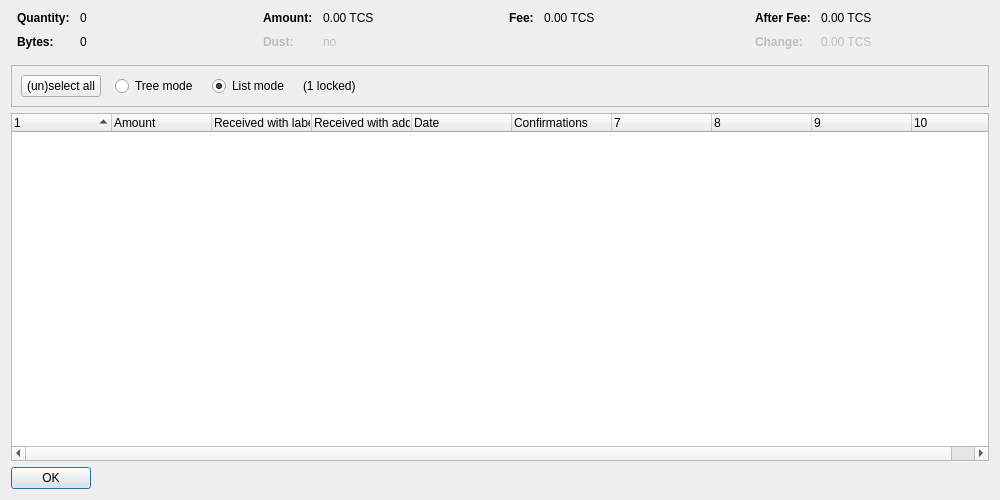
<?xml version="1.0" encoding="UTF-8"?>
<ui version="4.0">
 <class>CoinControlDialog</class>
 <widget class="QDialog" name="CoinControlDialog">
  <property name="geometry">
   <rect>
    <x>0</x>
    <y>0</y>
    <width>1000</width>
    <height>500</height>
   </rect>
  </property>
  <property name="windowTitle">
   <string>Coin Selection</string>
  </property>
  <layout class="QVBoxLayout" name="verticalLayout">
   <item>
    <layout class="QHBoxLayout" name="horizontalLayoutTop" stretch="0,0,0,0">
     <property name="topMargin">
      <number>0</number>
     </property>
     <property name="bottomMargin">
      <number>10</number>
     </property>
     <item>
      <layout class="QFormLayout" name="formLayoutCoinControl1">
       <property name="horizontalSpacing">
        <number>10</number>
       </property>
       <property name="verticalSpacing">
        <number>10</number>
       </property>
       <property name="leftMargin">
        <number>6</number>
       </property>
       <property name="rightMargin">
        <number>6</number>
       </property>
       <item row="0" column="0">
        <widget class="QLabel" name="labelCoinControlQuantityText">
         <property name="font">
          <font>
           <weight>75</weight>
           <bold>true</bold>
          </font>
         </property>
         <property name="text">
          <string>Quantity:</string>
         </property>
        </widget>
       </item>
       <item row="0" column="1">
        <widget class="QLabel" name="labelCoinControlQuantity">
         <property name="cursor">
          <cursorShape>IBeamCursor</cursorShape>
         </property>
         <property name="contextMenuPolicy">
          <enum>Qt::ActionsContextMenu</enum>
         </property>
         <property name="text">
          <string notr="true">0</string>
         </property>
         <property name="textInteractionFlags">
          <set>Qt::LinksAccessibleByMouse|Qt::TextSelectableByKeyboard|Qt::TextSelectableByMouse</set>
         </property>
        </widget>
       </item>
       <item row="1" column="0">
        <widget class="QLabel" name="labelCoinControlBytesText">
         <property name="font">
          <font>
           <weight>75</weight>
           <bold>true</bold>
          </font>
         </property>
         <property name="text">
          <string>Bytes:</string>
         </property>
        </widget>
       </item>
       <item row="1" column="1">
        <widget class="QLabel" name="labelCoinControlBytes">
         <property name="cursor">
          <cursorShape>IBeamCursor</cursorShape>
         </property>
         <property name="contextMenuPolicy">
          <enum>Qt::ActionsContextMenu</enum>
         </property>
         <property name="text">
          <string notr="true">0</string>
         </property>
         <property name="textInteractionFlags">
          <set>Qt::LinksAccessibleByMouse|Qt::TextSelectableByKeyboard|Qt::TextSelectableByMouse</set>
         </property>
        </widget>
       </item>
      </layout>
     </item>
     <item>
      <layout class="QFormLayout" name="formLayoutCoinControl2">
       <property name="horizontalSpacing">
        <number>10</number>
       </property>
       <property name="verticalSpacing">
        <number>10</number>
       </property>
       <property name="leftMargin">
        <number>6</number>
       </property>
       <property name="rightMargin">
        <number>6</number>
       </property>
       <item row="0" column="0">
        <widget class="QLabel" name="labelCoinControlAmountText">
         <property name="font">
          <font>
           <weight>75</weight>
           <bold>true</bold>
          </font>
         </property>
         <property name="text">
          <string>Amount:</string>
         </property>
        </widget>
       </item>
       <item row="0" column="1">
        <widget class="QLabel" name="labelCoinControlAmount">
         <property name="cursor">
          <cursorShape>IBeamCursor</cursorShape>
         </property>
         <property name="contextMenuPolicy">
          <enum>Qt::ActionsContextMenu</enum>
         </property>
         <property name="text">
          <string notr="true">0.00 TCS</string>
         </property>
         <property name="textInteractionFlags">
          <set>Qt::LinksAccessibleByMouse|Qt::TextSelectableByKeyboard|Qt::TextSelectableByMouse</set>
         </property>
        </widget>
       </item>
       <item row="1" column="0">
        <widget class="QLabel" name="labelCoinControlLowOutputText">
         <property name="enabled">
          <bool>false</bool>
         </property>
         <property name="font">
          <font>
           <weight>75</weight>
           <bold>true</bold>
          </font>
         </property>
         <property name="text">
          <string>Dust:</string>
         </property>
        </widget>
       </item>
       <item row="1" column="1">
        <widget class="QLabel" name="labelCoinControlLowOutput">
         <property name="enabled">
          <bool>false</bool>
         </property>
         <property name="cursor">
          <cursorShape>IBeamCursor</cursorShape>
         </property>
         <property name="contextMenuPolicy">
          <enum>Qt::ActionsContextMenu</enum>
         </property>
         <property name="text">
          <string notr="true">no</string>
         </property>
         <property name="textInteractionFlags">
          <set>Qt::LinksAccessibleByMouse|Qt::TextSelectableByKeyboard|Qt::TextSelectableByMouse</set>
         </property>
        </widget>
       </item>
      </layout>
     </item>
     <item>
      <layout class="QFormLayout" name="formLayoutCoinControl3">
       <property name="horizontalSpacing">
        <number>10</number>
       </property>
       <property name="verticalSpacing">
        <number>10</number>
       </property>
       <property name="leftMargin">
        <number>6</number>
       </property>
       <property name="rightMargin">
        <number>6</number>
       </property>
       <item row="0" column="0">
        <widget class="QLabel" name="labelCoinControlFeeText">
         <property name="font">
          <font>
           <weight>75</weight>
           <bold>true</bold>
          </font>
         </property>
         <property name="text">
          <string>Fee:</string>
         </property>
        </widget>
       </item>
       <item row="0" column="1">
        <widget class="QLabel" name="labelCoinControlFee">
         <property name="cursor">
          <cursorShape>IBeamCursor</cursorShape>
         </property>
         <property name="contextMenuPolicy">
          <enum>Qt::ActionsContextMenu</enum>
         </property>
         <property name="text">
          <string notr="true">0.00 TCS</string>
         </property>
         <property name="textInteractionFlags">
          <set>Qt::LinksAccessibleByMouse|Qt::TextSelectableByKeyboard|Qt::TextSelectableByMouse</set>
         </property>
        </widget>
       </item>
      </layout>
     </item>
     <item>
      <layout class="QFormLayout" name="formLayoutCoinControl4">
       <property name="horizontalSpacing">
        <number>10</number>
       </property>
       <property name="verticalSpacing">
        <number>10</number>
       </property>
       <property name="leftMargin">
        <number>6</number>
       </property>
       <property name="rightMargin">
        <number>6</number>
       </property>
       <item row="0" column="0">
        <widget class="QLabel" name="labelCoinControlAfterFeeText">
         <property name="font">
          <font>
           <weight>75</weight>
           <bold>true</bold>
          </font>
         </property>
         <property name="text">
          <string>After Fee:</string>
         </property>
        </widget>
       </item>
       <item row="0" column="1">
        <widget class="QLabel" name="labelCoinControlAfterFee">
         <property name="cursor">
          <cursorShape>IBeamCursor</cursorShape>
         </property>
         <property name="contextMenuPolicy">
          <enum>Qt::ActionsContextMenu</enum>
         </property>
         <property name="text">
          <string notr="true">0.00 TCS</string>
         </property>
         <property name="textInteractionFlags">
          <set>Qt::LinksAccessibleByMouse|Qt::TextSelectableByKeyboard|Qt::TextSelectableByMouse</set>
         </property>
        </widget>
       </item>
       <item row="1" column="0">
        <widget class="QLabel" name="labelCoinControlChangeText">
         <property name="enabled">
          <bool>false</bool>
         </property>
         <property name="font">
          <font>
           <weight>75</weight>
           <bold>true</bold>
          </font>
         </property>
         <property name="text">
          <string>Change:</string>
         </property>
        </widget>
       </item>
       <item row="1" column="1">
        <widget class="QLabel" name="labelCoinControlChange">
         <property name="enabled">
          <bool>false</bool>
         </property>
         <property name="cursor">
          <cursorShape>IBeamCursor</cursorShape>
         </property>
         <property name="contextMenuPolicy">
          <enum>Qt::ActionsContextMenu</enum>
         </property>
         <property name="text">
          <string notr="true">0.00 TCS</string>
         </property>
         <property name="textInteractionFlags">
          <set>Qt::LinksAccessibleByMouse|Qt::TextSelectableByKeyboard|Qt::TextSelectableByMouse</set>
         </property>
        </widget>
       </item>
      </layout>
     </item>
    </layout>
   </item>
   <item>
    <widget class="QFrame" name="frame">
     <property name="minimumSize">
      <size>
       <width>0</width>
       <height>40</height>
      </size>
     </property>
     <property name="frameShape">
      <enum>QFrame::StyledPanel</enum>
     </property>
     <property name="frameShadow">
      <enum>QFrame::Sunken</enum>
     </property>
     <layout class="QHBoxLayout" name="horizontalLayout">
      <item>
       <layout class="QHBoxLayout" name="horizontalLayoutPanel" stretch="0,0,0,0,0">
        <property name="spacing">
         <number>14</number>
        </property>
        <item>
         <widget class="QPushButton" name="pushButtonSelectAll">
          <property name="sizePolicy">
           <sizepolicy hsizetype="Maximum" vsizetype="Fixed">
            <horstretch>0</horstretch>
            <verstretch>0</verstretch>
           </sizepolicy>
          </property>
          <property name="text">
           <string>(un)select all</string>
          </property>
          <property name="autoDefault">
           <bool>false</bool>
          </property>
         </widget>
        </item>
        <item>
         <widget class="QRadioButton" name="radioTreeMode">
          <property name="sizePolicy">
           <sizepolicy hsizetype="Maximum" vsizetype="Fixed">
            <horstretch>0</horstretch>
            <verstretch>0</verstretch>
           </sizepolicy>
          </property>
          <property name="text">
           <string>Tree mode</string>
          </property>
         </widget>
        </item>
        <item>
         <widget class="QRadioButton" name="radioListMode">
          <property name="sizePolicy">
           <sizepolicy hsizetype="Maximum" vsizetype="Fixed">
            <horstretch>0</horstretch>
            <verstretch>0</verstretch>
           </sizepolicy>
          </property>
          <property name="text">
           <string>List mode</string>
          </property>
          <property name="checked">
           <bool>true</bool>
          </property>
         </widget>
        </item>
        <item>
         <widget class="QLabel" name="labelLocked">
          <property name="text">
           <string notr="true">(1 locked)</string>
          </property>
         </widget>
        </item>
        <item>
         <spacer name="horizontalSpacer">
          <property name="orientation">
           <enum>Qt::Horizontal</enum>
          </property>
          <property name="sizeHint" stdset="0">
           <size>
            <width>40</width>
            <height>20</height>
           </size>
          </property>
         </spacer>
        </item>
       </layout>
      </item>
     </layout>
    </widget>
   </item>
   <item>
    <widget class="CoinControlTreeWidget" name="treeWidget">
     <property name="contextMenuPolicy">
      <enum>Qt::CustomContextMenu</enum>
     </property>
     <property name="sortingEnabled">
      <bool>false</bool>
     </property>
     <property name="columnCount">
      <number>10</number>
     </property>
     <attribute name="headerShowSortIndicator" stdset="0">
      <bool>true</bool>
     </attribute>
     <attribute name="headerStretchLastSection">
      <bool>false</bool>
     </attribute>
     <column>
      <property name="text">
       <string/>
      </property>
     </column>
     <column>
      <property name="text">
       <string>Amount</string>
      </property>
     </column>
     <column>
      <property name="text">
       <string>Received with label</string>
      </property>
     </column>
     <column>
      <property name="text">
       <string>Received with address</string>
      </property>
     </column>
     <column>
      <property name="text">
       <string>Date</string>
      </property>
     </column>
     <column>
      <property name="text">
       <string>Confirmations</string>
      </property>
      <property name="toolTip">
       <string>Confirmed</string>
      </property>
     </column>
     <column>
      <property name="text">
       <string/>
      </property>
     </column>
     <column>
      <property name="text">
       <string/>
      </property>
     </column>
     <column>
      <property name="text">
       <string/>
      </property>
     </column>
     <column>
      <property name="text">
       <string/>
      </property>
     </column>
    </widget>
   </item>
   <item>
    <widget class="QDialogButtonBox" name="buttonBox">
     <property name="sizePolicy">
      <sizepolicy hsizetype="Maximum" vsizetype="Fixed">
       <horstretch>0</horstretch>
       <verstretch>0</verstretch>
      </sizepolicy>
     </property>
     <property name="orientation">
      <enum>Qt::Horizontal</enum>
     </property>
     <property name="standardButtons">
      <set>QDialogButtonBox::Ok</set>
     </property>
    </widget>
   </item>
  </layout>
 </widget>
 <customwidgets>
  <customwidget>
   <class>CoinControlTreeWidget</class>
   <extends>QTreeWidget</extends>
   <header>qt/coincontroltreewidget.h</header>
  </customwidget>
 </customwidgets>
 <resources/>
 <connections/>
</ui>
